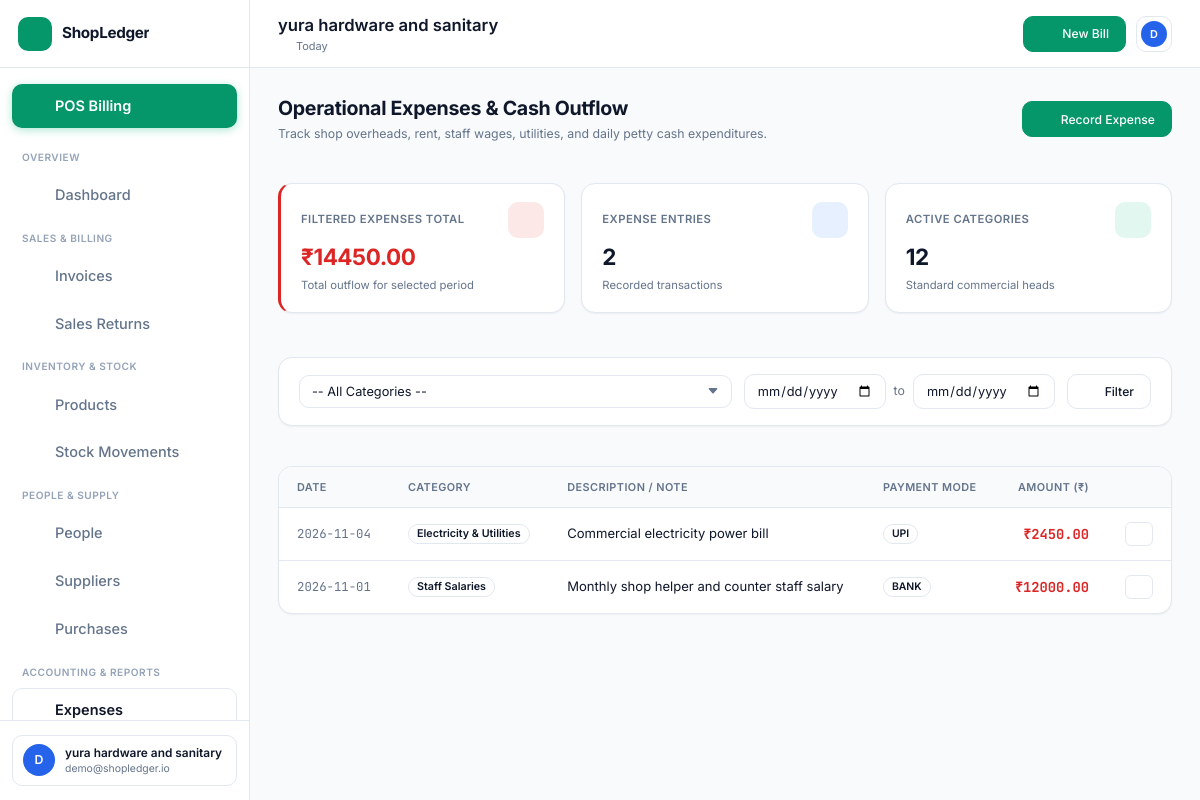
The page /expenses (signed in) on the database its author committed.
### tables this page shows
CREATE TABLE businesses (
        id INTEGER PRIMARY KEY AUTOINCREMENT,
        owner_id INTEGER NOT NULL,
        name TEXT NOT NULL,
        category TEXT DEFAULT 'retail',
        phone TEXT,
        email TEXT,
        address TEXT,
        gstin TEXT,
        currency TEXT DEFAULT '₹',
        invoice_prefix TEXT DEFAULT 'INV-',
        tax_enabled INTEGER DEFAULT 1,
        default_tax_rate REAL DEFAULT 0.0,
        terms_conditions TEXT DEFAULT 'Thank you for your business! Goods once sold cannot be returned without bill.',
        created_at TIMESTAMP DEFAULT CURRENT_TIMESTAMP,
        FOREIGN KEY (owner_id) REFERENCES users(id) ON DELETE CASCADE
    );

CREATE TABLE expenses (
        id INTEGER PRIMARY KEY AUTOINCREMENT,
        business_id INTEGER NOT NULL,
        category TEXT NOT NULL,
        amount REAL NOT NULL,
        date TEXT NOT NULL,
        description TEXT,
        payment_method TEXT DEFAULT 'cash',
        created_at TIMESTAMP DEFAULT CURRENT_TIMESTAMP,
        FOREIGN KEY (business_id) REFERENCES businesses(id) ON DELETE CASCADE
    );

### routes/expense_routes.py (the view)
@expense_bp.route("/expenses")
def index():
    if "user_id" not in session:
        return redirect(url_for("auth.login"))
    biz_id = session.get("business_id")
    if not biz_id:
        return redirect(url_for("auth.onboarding"))
    category = request.args.get("category")
    start_date = request.args.get("start_date")
    end_date = request.args.get("end_date")
    expenses = get_expenses(biz_id, category=category, start_date=start_date, end_date=end_date)
    categories = get_expense_categories()
    business = get_business_by_id(biz_id)
    total_amount = sum(e["amount"] for e in expenses)
    return render_template(
        "expenses/list.html",
        expenses=expenses,
        categories=categories,
        business=business,
        selected_category=category,
        total_amount=total_amount,
        today=datetime.date.today().strftime("%Y-%m-%d")
    )

### models/database.py (called while the page is built)
def get_db_connection():
    conn = sqlite3.connect(DB_PATH)
    conn.row_factory = sqlite3.Row
    conn.execute("PRAGMA foreign_keys = ON;")
    return conn

### services/business_service.py (called while the page is built)
def get_business_by_id(business_id):
    if not business_id:
        return None
    conn = get_db_connection()
    biz = conn.execute("SELECT * FROM businesses WHERE id = ?", (business_id,)).fetchone()
    conn.close()
    return dict(biz) if biz else None

### services/expense_service.py (called while the page is built)
def get_expenses(business_id, category=None, start_date=None, end_date=None, limit=100):
    conn = get_db_connection()
    query = "SELECT * FROM expenses WHERE business_id = ?"
    params = [business_id]
    if category and category != "all":
        query += " AND category = ?"
        params.append(category)
    if start_date:
        query += " AND date >= ?"
        params.append(start_date)
    if end_date:
        query += " AND date <= ?"
        params.append(end_date)
    query += " ORDER BY date DESC, id DESC LIMIT ?"
    params.append(limit)
    rows = conn.execute(query, params).fetchall()
    conn.close()
    return [dict(r) for r in rows]

def get_expense_categories():
    return BUSINESS_EXPENSE_CATEGORIES

### templates/expenses/list.html (shortened to what this page needs)
{% extends "base.html" %}
{% block content %}
<div class="content-header">
  <div>
    <h1 class="page-title">Operational Expenses & Cash Outflow</h1>
    <p class="page-subtitle">Track shop overheads, rent, staff wages, utilities, and daily petty cash expenditures.</p>
  </div>
  <div>
    <button class="btn btn-primary" onclick="openExpenseModal()">
      <i data-lucide="plus-circle" style="width: 16px; height: 16px;"></i> Record Expense
    </button>
  </div>
</div>
<div class="kpi-grid">
  <div class="kpi-card" style="border-left: 3px solid var(--accent-red);">
    <div class="kpi-header">
      <span class="kpi-title">Filtered Expenses Total</span>
      <div class="kpi-icon" style="background: rgba(239, 68, 68, 0.12); color: #EF4444;">
        <i data-lucide="wallet" style="width: 20px; height: 20px;"></i>
      </div>
    </div>
    <div class="kpi-value" style="color: var(--accent-red);">₹{{ "%.2f"|format(total_amount) }}</div>
    <div class="kpi-meta">Total outflow for selected period</div>
  </div>
  <div class="kpi-card">
    <div class="kpi-header">
      <span class="kpi-title">Expense Entries</span>
      <div class="kpi-icon" style="background: rgba(59, 130, 246, 0.12); color: #3B82F6;">
        <i data-lucide="receipt" style="width: 20px; height: 20px;"></i>
      </div>
    </div>
    <div class="kpi-value">{{ expenses|length }}</div>
    <div class="kpi-meta">Recorded transactions</div>
  </div>
  <div class="kpi-card">
    <div class="kpi-header">
      <span class="kpi-title">Active Categories</span>
      <div class="kpi-icon" style="background: rgba(16, 185, 129, 0.12); color: #10B981;">
        <i data-lucide="layers" style="width: 20px; height: 20px;"></i>
      </div>
    </div>
    <div class="kpi-value">{{ categories|length }}</div>
    <div class="kpi-meta">Standard commercial heads</div>
  </div>
</div>
<div class="card" style="padding: 16px 20px; margin-bottom: 20px;">
  <form method="GET" action="{{ url_for('expenses.index') }}" style="display: flex; gap: 12px; align-items: center; flex-wrap: wrap;">
    <div style="flex: 1; min-width: 200px;">
      <select name="category" class="form-control">
        <option value="">-- All Categories --</option>
      </select>
    </div>
    <div style="display: flex; align-items: center; gap: 8px;">
      <input type="date" name="start_date" class="form-control" value="{{ request.args.get('start_date', '') }}" title="From Date">
      <span style="color: var(--text-muted); font-size: 0.85rem;">to</span>
      <input type="date" name="end_date" class="form-control" value="{{ request.args.get('end_date', '') }}" title="To Date">
    </div>
    <button type="submit" class="btn btn-secondary">
      <i data-lucide="filter" style="width: 15px; height: 15px;"></i> Filter
    </button>
  </form>
</div>
<div class="card" style="padding: 0; overflow: hidden;">
  <div class="table-container">
    <table class="data-table">
      <thead>
        <tr>
          <th>Date</th>
          <th>Category</th>
          <th>Description / Note</th>
          <th>Payment Mode</th>
          <th style="text-align: right;">Amount (₹)</th>
          <th style="width: 50px;"></th>
        </tr>
      </thead>
      <tbody>
        {% if expenses %}
          {% for exp in expenses %}
          <tr>
            <td style="font-family: 'JetBrains Mono', monospace; font-size: 0.85rem; color: var(--text-muted); white-space: nowrap;">
              {{ exp.date }}
            </td>
            <td>
              <span class="badge" style="background: var(--bg-secondary); border: 1px solid var(--border-color); font-weight: 600; color: var(--text-primary);">
                {{ exp.category }}
              </span>
            </td>
            <td>
              <span style="color: var(--text-primary); font-size: 0.9rem;">
                {{ exp.description or '—' }}
              </span>
            </td>
            <td>
              <span class="badge" style="background: var(--bg-secondary); border: 1px solid var(--border-color); text-transform: uppercase; font-size: 0.72rem;">
                {{ exp.payment_method }}
              </span>
            </td>
            <td style="text-align: right; font-weight: 700; font-family: 'JetBrains Mono', monospace; color: var(--accent-red); font-size: 0.95rem;">
              ₹{{ "%.2f"|format(exp.amount) }}
            </td>
            <td style="text-align: center;">
              <a href="{{ url_for('expenses.remove', id=exp.id) }}" class="btn btn-secondary btn-sm" onclick="return confirm('Delete this expense entry?')" style="padding: 4px 6px; color: var(--accent-red);" title="Delete Entry">
                <i data-lucide="trash-2" style="width: 14px; height: 14px;"></i>
              </a>
            </td>
          </tr>
          {% endfor %}
        {% endif %}
      </tbody>
    </table>
  </div>
</div>
{% endblock %}

### templates/base.html (shortened to what this page needs)
<!DOCTYPE html>
<html lang="en" data-theme="light">
<head>
  <link rel="stylesheet" href="{{ url_for('static', filename='fintech.css') }}">
</head>
<body>
  <div class="app-layout">
    <aside class="sidebar" id="main-sidebar">
      <div class="sidebar-header">
        <a href="{{ url_for('dashboard.index') }}" class="brand-wrapper">
          <div class="brand-logo">
            <i data-lucide="store" style="width: 20px; height: 20px;"></i>
          </div>
          <span class="brand-name">ShopLedger</span>
        </a>
        <button class="sidebar-collapse-btn" id="sidebar-collapse-btn" title="Toggle Sidebar">
          <i data-lucide="chevron-left" style="width: 16px; height: 16px;"></i>
        </button>
      </div>
      <nav class="sidebar-nav">
        <a href="{{ url_for('pos.index') }}" class="nav-link pos-nav-highlight" style="margin-bottom: 8px;">
          <i data-lucide="zap" class="nav-icon"></i>
          <span class="nav-label">POS Billing</span>
        </a>
        <span class="nav-section-title">Overview</span>
        <a href="{{ url_for('dashboard.index') }}" class="nav-link {% if request.endpoint == 'dashboard.index' %}active{% endif %}">
          <i data-lucide="layout-dashboard" class="nav-icon"></i>
          <span class="nav-label">Dashboard</span>
        </a>
        <span class="nav-section-title">Sales & Billing</span>
        <a href="{{ url_for('invoices.list_invoices') }}" class="nav-link {% if 'invoice' in request.endpoint %}active{% endif %}">
          <i data-lucide="receipt" class="nav-icon"></i>
          <span class="nav-label">Invoices</span>
        </a>
        <a href="{{ url_for('returns.index') }}" class="nav-link {% if 'return' in request.endpoint %}active{% endif %}">
          <i data-lucide="rotate-ccw" class="nav-icon"></i>
          <span class="nav-label">Sales Returns</span>
        </a>
        <span class="nav-section-title">Inventory & Stock</span>
        <a href="{{ url_for('inventory.list_products') }}" class="nav-link {% if 'inventory' in request.endpoint and 'movement' not in request.endpoint %}active{% endif %}">
          <i data-lucide="package" class="nav-icon"></i>
          <span class="nav-label">Products</span>
        </a>
        <a href="{{ url_for('inventory.stock_history') }}" class="nav-link {% if 'movement' in request.endpoint %}active{% endif %}">
          <i data-lucide="history" class="nav-icon"></i>
          <span class="nav-label">Stock Movements</span>
        </a>
        <span class="nav-section-title">People & Supply</span>
        <a href="{{ url_for('customers.index') }}" class="nav-link {% if 'customer' in request.endpoint %}active{% endif %}">
          <i data-lucide="users" class="nav-icon"></i>
          <span class="nav-label">People</span>
        </a>
        <a href="{{ url_for('suppliers.index') }}" class="nav-link {% if 'supplier' in request.endpoint %}active{% endif %}">
          <i data-lucide="truck" class="nav-icon"></i>
          <span class="nav-label">Suppliers</span>
        </a>
        <a href="{{ url_for('suppliers.list_purchases') }}" class="nav-link {% if 'purchase' in request.endpoint %}active{% endif %}">
          <i data-lucide="shopping-bag" class="nav-icon"></i>
          <span class="nav-label">Purchases</span>
        </a>
        <span class="nav-section-title">Accounting & Reports</span>
        <a href="{{ url_for('expenses.index') }}" class="nav-link {% if 'expense' in request.endpoint %}active{% endif %}">
          <i data-lucide="wallet" class="nav-icon"></i>
          <span class="nav-label">Expenses</span>
        </a>
      </nav>
      <div class="sidebar-footer">
        <div class="user-profile-snippet">
          <div class="user-avatar">
            {{ session.get('user_name', 'U')[0]|upper }}
          </div>
          <div class="user-meta">
            <span class="user-name">{{ session.get('business_name', 'My Shop') }}</span>
            <span class="user-role">{{ session.get('user_email', '') }}</span>
          </div>
        </div>
      </div>
    </aside>
    <div class="main-wrapper">
      <header class="topbar">
        <div class="topbar-left">
          <div>
            <h1 class="welcome-title">{{ session.get('business_name', 'ShopLedger') }}</h1>
            <div class="current-date">
              <i data-lucide="calendar" style="width: 13px; height: 13px;"></i>
              <span id="current-date-display">Today</span>
            </div>
          </div>
        </div>
        <div class="topbar-right">
          <a href="{{ url_for('pos.index') }}" class="btn-primary" style="text-decoration: none;">
            <i data-lucide="plus" style="width: 16px; height: 16px;"></i>
            <span class="btn-text">New Bill</span>
          </a>
          <div class="profile-dropdown-wrapper">
            <button class="action-icon-btn" id="profile-dropdown-trigger" title="Account settings">
              <div class="user-avatar" style="width: 26px; height: 26px; font-size: 0.75rem;">
                {{ session.get('user_name', 'U')[0]|upper }}
              </div>
            </button>
          </div>
        </div>
      </header>
      <main class="dashboard-content">
        {% block content %}{% endblock %}
      </main>
    </div>
  </div>
</body>
</html>

### templates/base.html (style rules this page uses)
.pos-nav-highlight { background: var(--accent-green) !important; color: #FFFFFF !important; font-weight: 600 !important; box-shadow: 0 2px 8px rgba(16, 185, 129, 0.35); }
.pos-nav-highlight .nav-icon { color: #FFFFFF !important; }

### rows shown on the page
businesses: get "yura hardware and sanitary", get "demo@shopledger.io"
expenses: date "2026-11-04", category "Electricity & Utilities", description "Commercial electricity power bill", payment_method "UPI", amount "2450.00"
expenses: date "2026-11-01", category "Staff Salaries", description "Monthly shop helper and counter staff salary", payment_method "BANK", amount "12000.00"

### other values the page prints
{{ session.get('user_name', 'U')[0]|upper }} "D"
{{ "%.2f"|format(total_amount) }} "14450.00"
{{ expenses|length }} "2"
{{ categories|length }} "12"
